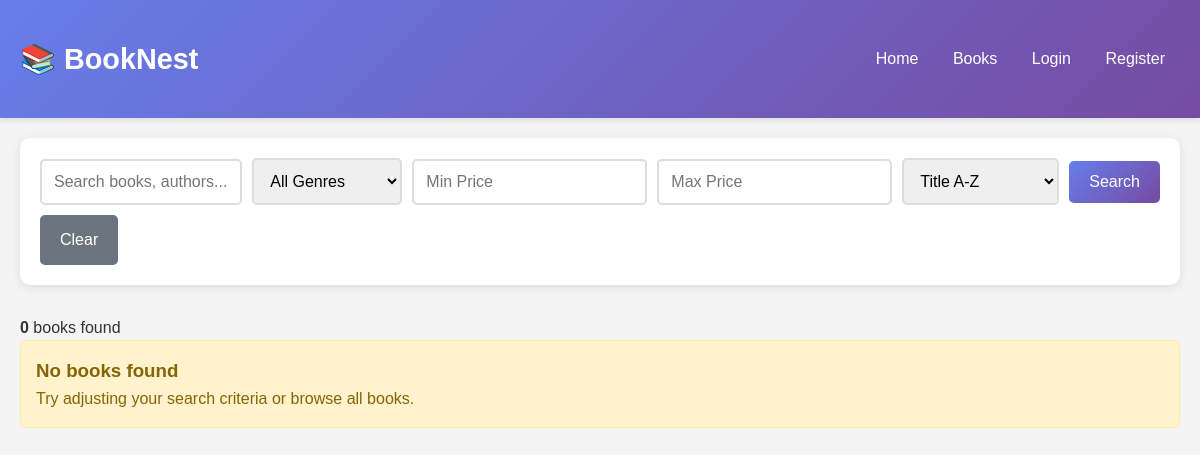
The page /books.php on the database as committed earlier.
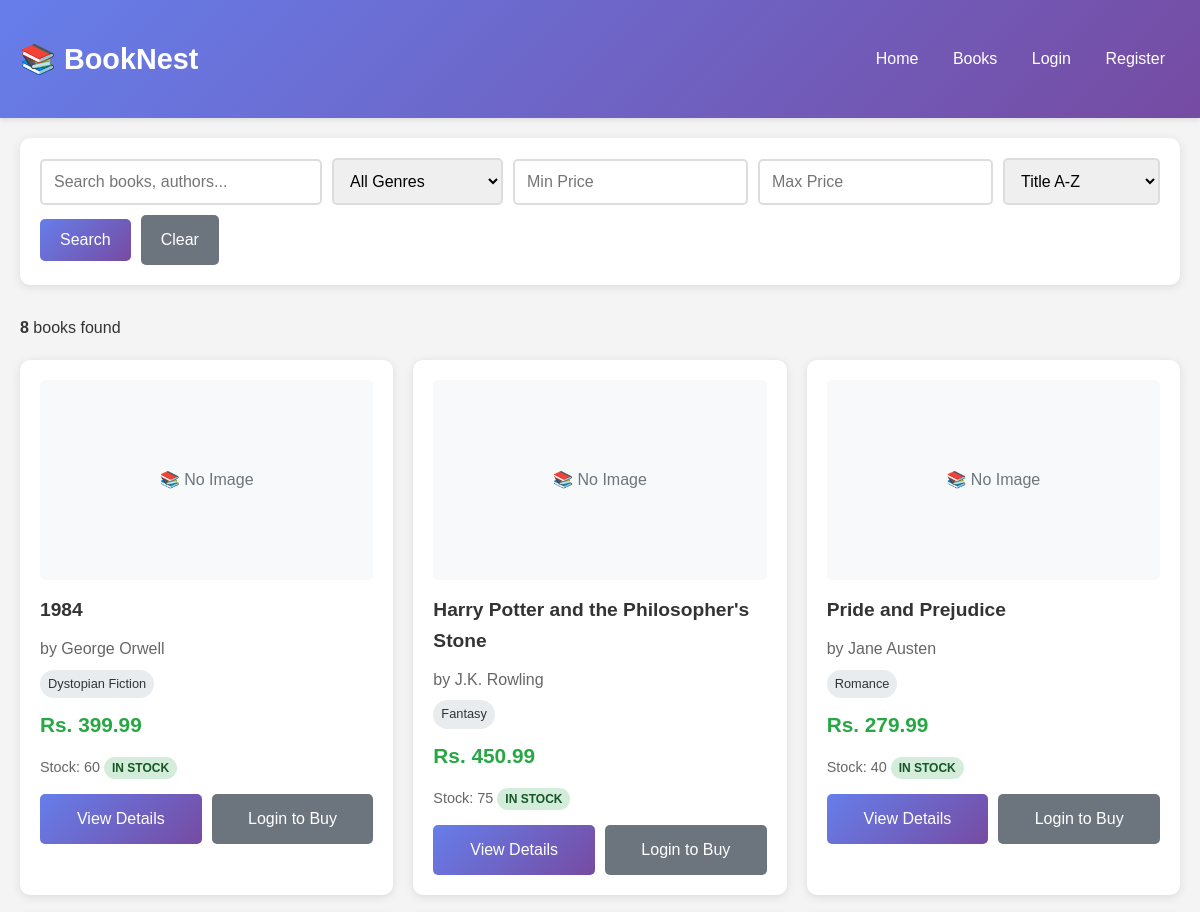
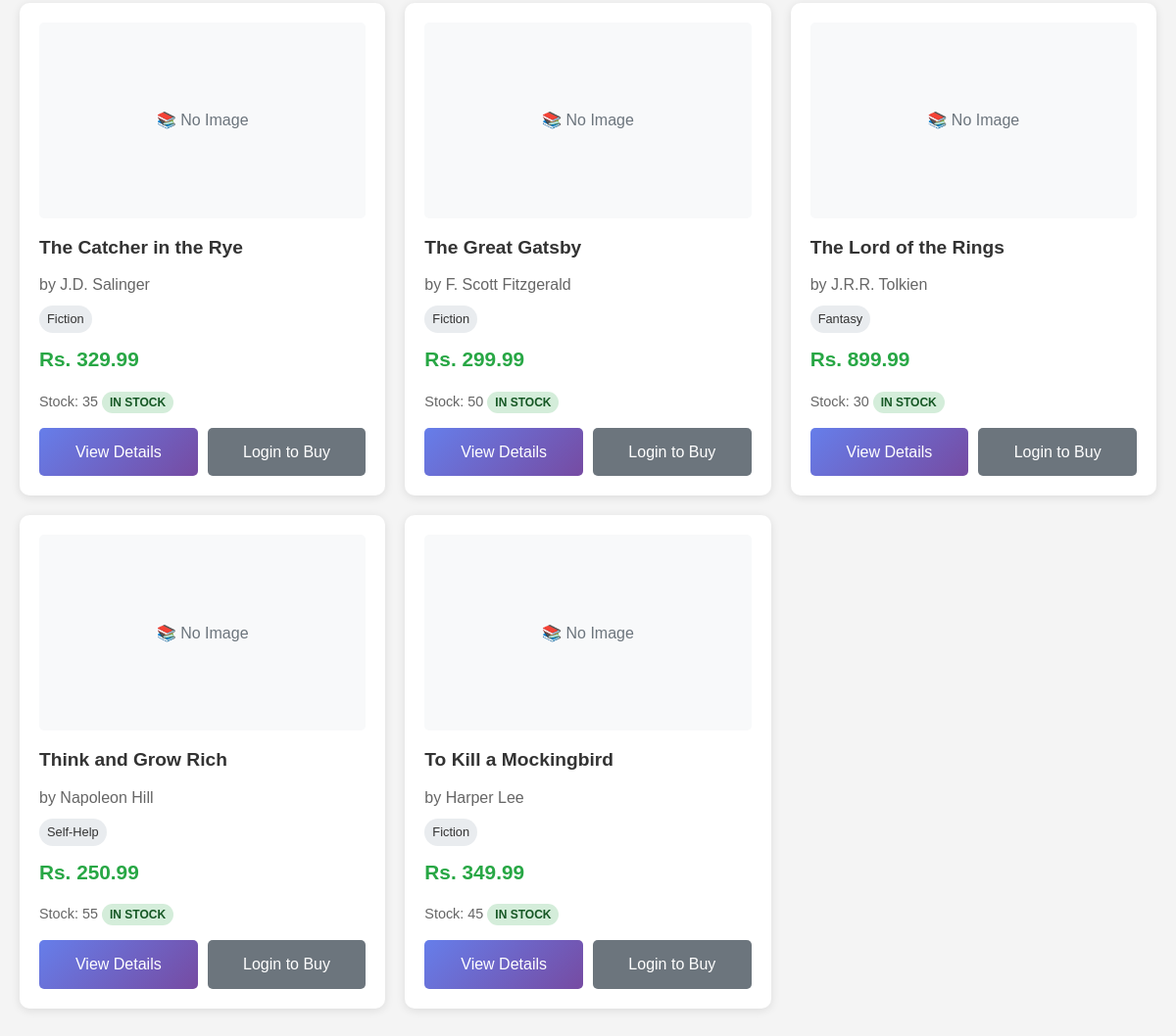
The same page on the database as committed later (2 pictures, top to bottom).
### tables this page shows
CREATE TABLE books (
    book_id INT AUTO_INCREMENT PRIMARY KEY,
    title VARCHAR(255) NOT NULL,
    author VARCHAR(255) NOT NULL,
    genre VARCHAR(100),
    price DECIMAL(10, 2) NOT NULL,
    description TEXT,
    cover_image VARCHAR(255),
    stock_quantity INT DEFAULT 0,
    created_at TIMESTAMP DEFAULT CURRENT_TIMESTAMP,
    updated_at TIMESTAMP DEFAULT CURRENT_TIMESTAMP ON UPDATE CURRENT_TIMESTAMP
);

### books.php (the view, shortened to what this page needs)
<?php
require 'includes/db.php';
require 'includes/functions.php';
$search = isset($_GET['search']) ? sanitize_input($_GET['search']) : '';
$genre = isset($_GET['genre']) ? sanitize_input($_GET['genre']) : '';
$min_price = isset($_GET['min_price']) ? floatval($_GET['min_price']) : '';
$max_price = isset($_GET['max_price']) ? floatval($_GET['max_price']) : '';
$sort = isset($_GET['sort']) ? sanitize_input($_GET['sort']) : 'title';
$page = isset($_GET['page']) ? max(1, intval($_GET['page'])) : 1;
$search_results = search_books($conn, $search, $genre, $min_price, $max_price, $sort, $page);
$books = $search_results['books'];
$total_results = $search_results['total_results'];
?>
<!DOCTYPE html>
<html lang="en">
<head>
    <link rel="stylesheet" href="assets/css/style.css">
</head>
<body>
    <header class="header">
        <div class="container">
            <div class="logo">📚 BookNest</div>
            <nav class="nav">
                <a href="index.php">Home</a>
                <a href="books.php">Books</a>
                <?php if (is_logged_in()): ?>
                    <a href="cart.php">Cart</a>
                    <?php if (is_admin()): ?>
                        <a href="admin/dashboard.php">Admin</a>
                    <?php endif; ?>
                    <a href="logout.php">Logout</a>
                <?php else: ?>
                    <a href="login.php">Login</a>
                    <a href="register.php">Register</a>
                <?php endif; ?>
            </nav>
        </div>
    </header>
    <div class="container">
        <div class="search-container">
            <form method="GET" class="search-form">
                <input type="text" name="search" placeholder="Search books, authors..."
                       value="<?php echo htmlspecialchars($search); ?>">
                <select name="genre">
                    <option value="">All Genres</option>
                </select>
                <input type="number" name="min_price" placeholder="Min Price" step="0.01"
                       value="<?php echo $min_price; ?>">
                <input type="number" name="max_price" placeholder="Max Price" step="0.01"
                       value="<?php echo $max_price; ?>">
                <select name="sort">
                    <option value="title" <?php echo $sort === 'title' ? 'selected' : ''; ?>>Title A-Z</option>
                </select>
                <button type="submit" class="btn btn-primary">Search</button>
                <a href="books.php" class="btn btn-secondary">Clear</a>
            </form>
        </div>
        <div class="main-content">
            <p><strong><?php echo $total_results; ?></strong> books found</p>
            <?php if (empty($books)): ?>
                <div class="alert alert-warning">
                    <h3>No books found</h3>
                    <p>Try adjusting your search criteria or browse all books.</p>
                </div>
            <?php else: ?>
                <div class="books-grid">
                    <?php foreach ($books as $book): ?>
                        <div class="book-card">
                            <div class="book-image">
                                <?php if (!empty($book['cover_image']) && file_exists($book['cover_image'])): ?>
                                    <img src="<?php echo htmlspecialchars($book['cover_image']); ?>"
                                         alt="<?php echo htmlspecialchars($book['title']); ?>">
                                <?php else: ?>
                                    📚 No Image
                                <?php endif; ?>
                            </div>
                            <div class="book-title">
                                <?php echo htmlspecialchars($book['title']); ?>
                            </div>
                            <div class="book-author">
                                by <?php echo htmlspecialchars($book['author']); ?>
                            </div>
                            <?php if (!empty($book['genre'])): ?>
                                <div class="book-genre">
                                    <?php echo htmlspecialchars($book['genre']); ?>
                                </div>
                            <?php endif; ?>
                            <div class="book-price">
                                <?php echo format_price($book['price']); ?>
                            </div>
                            <div class="book-stock">
                                Stock: <?php echo $book['stock_quantity']; ?>
                                <?php echo get_stock_status($book['stock_quantity']); ?>
                            </div>
                            <div class="book-actions">
                                <a href="book_details.php?id=<?php echo $book['book_id']; ?>"
                                   class="btn btn-primary">View Details</a>
                                <?php if (is_logged_in() && $book['stock_quantity'] > 0): ?>
                                    <form method="POST" action="cart.php" style="display: inline;">
                                        <input type="hidden" name="book_id" value="<?php echo $book['book_id']; ?>">
                                        <input type="hidden" name="quantity" value="1">
                                        <button type="submit" name="add_to_cart" class="btn btn-success">
                                            Add to Cart
                                        </button>
                                    </form>
                                <?php elseif (!is_logged_in()): ?>
                                    <a href="login.php" class="btn btn-secondary">Login to Buy</a>
                                <?php else: ?>
                                    <span class="btn btn-secondary" style="opacity: 0.6;">Out of Stock</span>
                                <?php endif; ?>
                            </div>
                        </div>
                    <?php endforeach; ?>
                </div>
            <?php endif; ?>
        </div>
    </div>
</body>
</html>

### includes/functions.php (shortened to what this page needs)
<?php
function format_price($price) {
    return 'Rs. ' . number_format($price, 2);
}
function get_stock_status($quantity) {
    if ($quantity > 10) {
        return '<span class="badge badge-success">In Stock</span>';
    } elseif ($quantity > 0) {
        return '<span class="badge badge-warning">Low Stock</span>';
    } else {
        return '<span class="badge badge-danger">Out of Stock</span>';
    }
}
function is_logged_in() {
    return isset($_SESSION['user_id']);
}
function search_books($conn, $search = '', $genre = '', $min_price = '', $max_price = '', $sort = 'title', $page = 1, $per_page = 12) {
    $where_conditions = ["1=1"];
    $where_clause = implode(" AND ", $where_conditions);
    $valid_sorts = ['title', 'author', 'price', 'price_desc'];
    switch ($sort) {
        default:
            $order_clause = "ORDER BY title ASC";
    }
    $count_sql = "SELECT COUNT(*) as total FROM books WHERE $where_clause";
    $count_stmt = $conn->prepare($count_sql);
    $count_stmt->execute();
    $total_results = $count_stmt->get_result()->fetch_assoc()['total'];
    $total_pages = ceil($total_results / $per_page);
    $offset = ($page - 1) * $per_page;
    $sql = "SELECT * FROM books WHERE $where_clause $order_clause LIMIT $per_page OFFSET $offset";
    $stmt = $conn->prepare($sql);
    $stmt->execute();
    $result = $stmt->get_result();
    $books = [];
    while ($book = $result->fetch_assoc()) {
        $books[] = $book;
    }
    return [
        'books' => $books,
        'total_results' => $total_results,
        'total_pages' => $total_pages,
        'current_page' => $page
    ];
}
?>

### assets/css/style.css (style rules this page uses)
* { margin: 0; padding: 0; box-sizing: border-box; }
body { font-family: 'Arial', sans-serif; line-height: 1.6; background-color: #f4f4f4; color: #333; }
.container { max-width: 1200px; margin: 0 auto; padding: 20px; }
.header { background: linear-gradient(135deg, #667eea 0%, #764ba2 100%); color: white; padding: 1rem 0; box-shadow: 0 2px 5px rgba(0,0,0,0.1); }
.header .container { display: flex; justify-content: space-between; align-items: center; }
.logo { font-size: 1.8rem; font-weight: bold; }
.nav a { color: white; text-decoration: none; margin: 0 15px; transition: opacity 0.3s; }
.main-content { margin: 20px 0; }
.search-container { background: white; padding: 20px; border-radius: 10px; box-shadow: 0 2px 10px rgba(0,0,0,0.1); margin-bottom: 30px; }
.search-form { display: flex; gap: 10px; align-items: center; flex-wrap: wrap; }
.search-form input, .search-form select { padding: 12px; border: 2px solid #ddd; border-radius: 5px; font-size: 16px; }
.search-form input[type="text"] { flex: 1; min-width: 200px; }
.search-form select { min-width: 150px; }
.btn { padding: 12px 20px; border: none; border-radius: 5px; cursor: pointer; text-decoration: none; display: inline-block; font-size: 16px; transition: all 0.3s; text-align: center; }
.btn-primary { background: linear-gradient(135deg, #667eea 0%, #764ba2 100%); color: white; }
.btn-secondary { background: #6c757d; color: white; }
.books-grid { display: grid; grid-template-columns: repeat(auto-fill, minmax(300px, 1fr)); gap: 20px; margin-top: 20px; }
.book-card { background: white; border-radius: 10px; padding: 20px; box-shadow: 0 2px 10px rgba(0,0,0,0.1); transition: transform 0.3s, box-shadow 0.3s; position: relative; }
.book-image { width: 100%; height: 200px; background: #f8f9fa; border-radius: 5px; margin-bottom: 15px; display: flex; align-items: center; justify-content: center; color: #6c757d; }
.book-title { font-size: 1.2rem; font-weight: bold; margin-bottom: 10px; color: #333; }
.book-author { color: #666; margin-bottom: 8px; }
.book-genre { background: #e9ecef; padding: 4px 8px; border-radius: 15px; font-size: 0.8rem; display: inline-block; margin-bottom: 10px; }
.book-price { font-size: 1.3rem; font-weight: bold; color: #28a745; margin-bottom: 15px; }
.book-stock { font-size: 0.9rem; color: #666; margin-bottom: 15px; }
.book-actions { display: flex; gap: 10px; flex-wrap: wrap; }
.book-actions .btn { flex: 1; min-width: 80px; }
.badge { padding: 4px 8px; border-radius: 12px; font-size: 0.75rem; font-weight: bold; text-transform: uppercase; }
.badge-success { background: #d4edda; color: #155724; }
.alert { padding: 15px; border-radius: 5px; margin-bottom: 20px; }
.alert-warning { background: #fff3cd; color: #856404; border: 1px solid #ffeaa7; }

Rows that differ between the two databases and show on the page:
added books: shows "📚 No Image", title "1984", author "George Orwell", genre "Dystopian Fiction", price "Rs. 399.99", stock_quantity "60", shows "IN STOCK"
added books: shows "📚 No Image", title "Harry Potter and the Philosopher's Stone", author "J.K. Rowling", genre "Fantasy", price "Rs. 450.99", stock_quantity "75", shows "IN STOCK"
added books: shows "📚 No Image", title "Pride and Prejudice", author "Jane Austen", genre "Romance", price "Rs. 279.99", stock_quantity "40", shows "IN STOCK"
added books: shows "📚 No Image", title "The Catcher in the Rye", author "J.D. Salinger", genre "Fiction", price "Rs. 329.99", stock_quantity "35", shows "IN STOCK"
added books: shows "📚 No Image", title "The Great Gatsby", author "F. Scott Fitzgerald", genre "Fiction", price "Rs. 299.99", stock_quantity "50", shows "IN STOCK"
added books: shows "📚 No Image", title "The Lord of the Rings", author "J.R.R. Tolkien", genre "Fantasy", price "Rs. 899.99", stock_quantity "30", shows "IN STOCK"
added books: shows "📚 No Image", title "Think and Grow Rich", author "Napoleon Hill", genre "Self-Help", price "Rs. 250.99", stock_quantity "55", shows "IN STOCK"
added books: shows "📚 No Image", title "To Kill a Mockingbird", author "Harper Lee", genre "Fiction", price "Rs. 349.99", stock_quantity "45", shows "IN STOCK"
Other text that changed with them:
$total_results: "0" → "8"
text no longer shown: "No books found Try adjusting your search criteria or browse all books."
